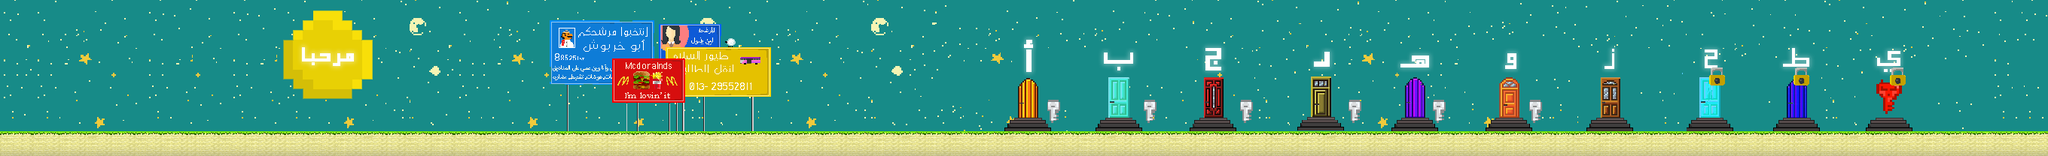

Tiled map render using the project's own tile images. Description and the map definition, with tile-layer contents summarised, below:
An orthogonal 170x13 tile map with 16x16 px tiles, 3 tile layers (Background, graphic, graph), 2 tilesets and 3 objects.

<map version="1.0" orientation="orthogonal" renderorder="right-down" width="170" height="13" tilewidth="16" tileheight="16" nextobjectid="627">
 <tileset firstgid="1" name="1" tilewidth="16" tileheight="16" spacing="1" margin="1" tilecount="2639" columns="203">
  <image source="1.png" width="3458" height="234" />
 </tileset>
 <tileset firstgid="2640" name="tileset_gutter" tilewidth="16" tileheight="16" spacing="2" margin="1" tilecount="1782" columns="33">
  <image source="tileset_gutter.png" width="594" height="972" />
 </tileset>
 <layer name="Background" width="170" height="13">
  <data>[2210 cells, 0 non-empty, 0 distinct tile ids]</data>
 </layer>
 <layer name="graphic" width="170" height="13">
  <data>[2210 cells, 2210 non-empty, 2080 distinct tile ids]</data>
 </layer>
 <objectgroup name="ground">
  <object id="602" x="46.6667" y="173.667" width="2552" height="2.33366" />
  <object id="617" x="2566.67" y="-28" width="1.33333" height="202.667" />
 </objectgroup>
 <objectgroup name="Pipes" />
 <objectgroup name="Coins" offsetx="-7" offsety="5">
  <properties>
   <property name="quit" value="" />
  </properties>
 </objectgroup>
 <objectgroup name="Bricks" />
 <objectgroup name="Goombas" />
 <objectgroup name="Turtles" />
 <objectgroup name="Finish_line">
  <object id="625" x="2126.33" y="103" width="24.5" height="53" />
 </objectgroup>
 <objectgroup name="Story_line" />
 <objectgroup name="kill_lines" />
 <objectgroup name="Bosses" />
 <objectgroup name="Map_line" />
 <layer name="graph" width="170" height="13">
  <data>[2210 cells, 98 non-empty, 21 distinct tile ids]</data>
 </layer>
</map>
